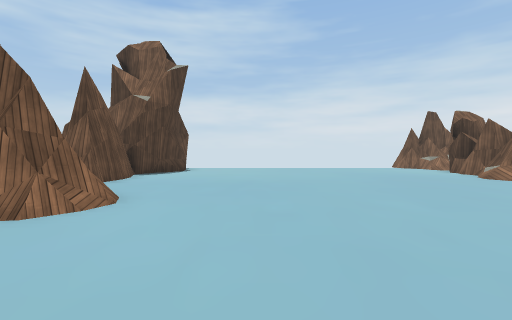
View 1 (above)

15 first-person views from a walk through a Unity game level. The camera is 1.5 m above the floor, tilts 2° down and sees 90° across. The floor is counted in squares, 1.8 m on a side. Each view is taken from the middle of a square. On the plan, view 1 faces up. The plan holds only what a view shows up to about 10 squares ahead; the rest is blank. The place goes on beyond the plan. The player character is not drawn. Some surface patterns are stand-ins.

View 2
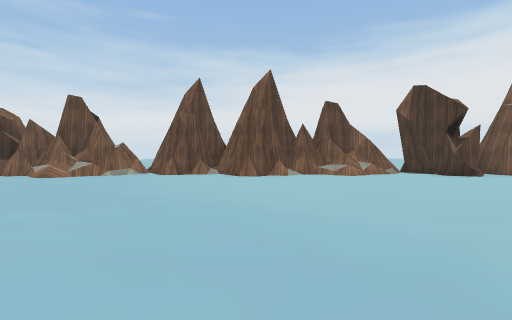

View 3
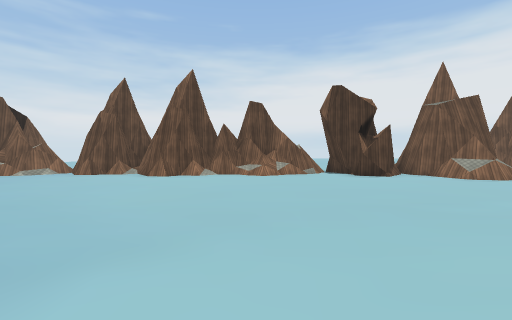

View 4
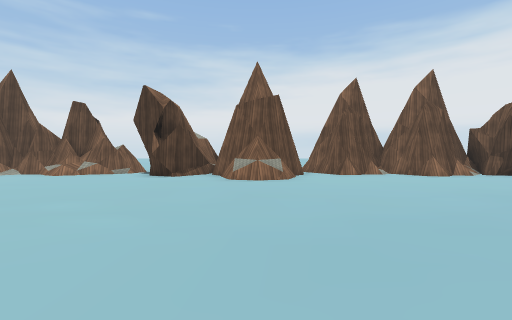

View 5
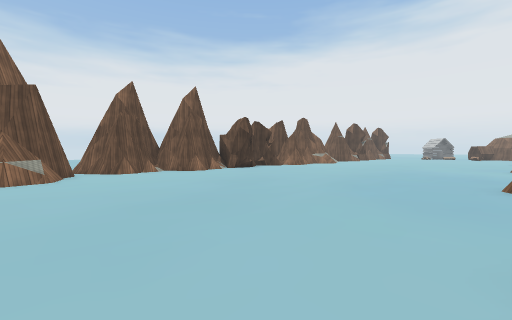

View 6
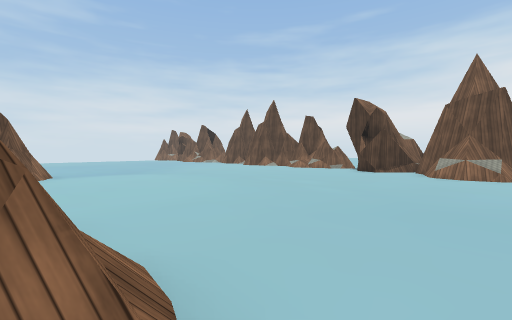

View 7
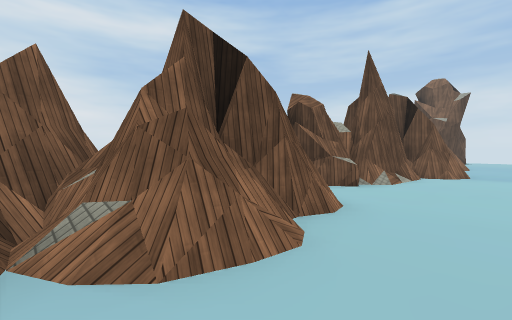

View 8
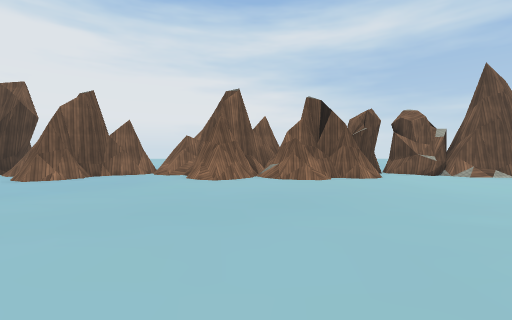

View 9
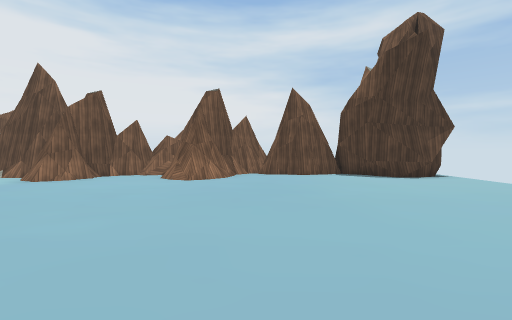

View 10
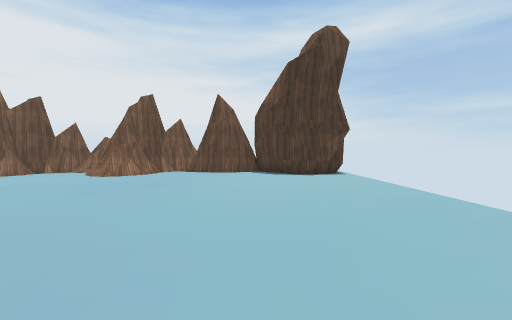

View 11
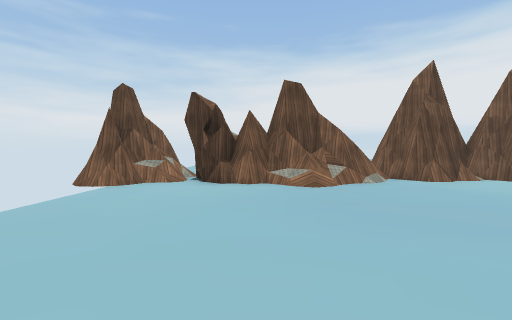

View 12
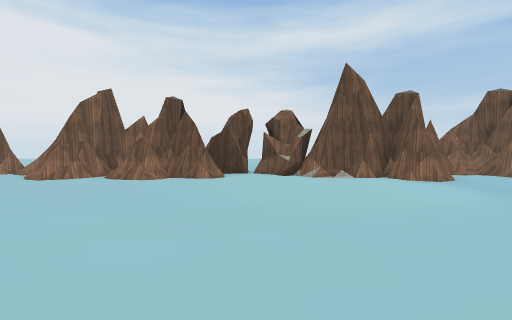

View 13
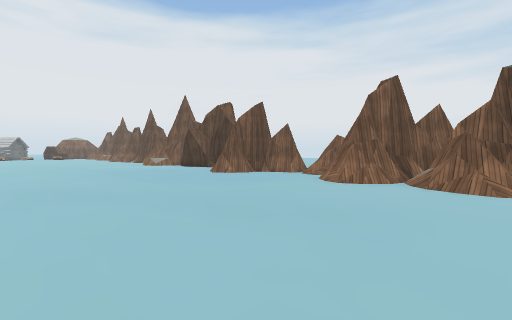

View 14
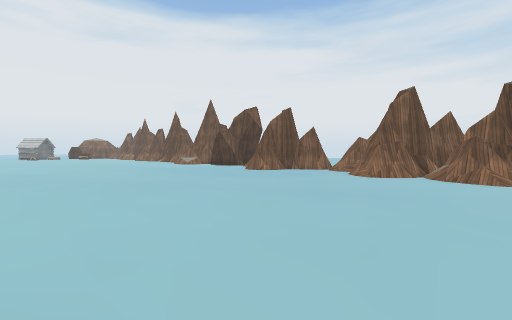

View 15
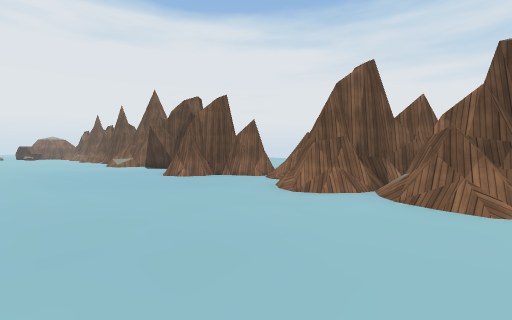

### Floor plan
Key: @ floor where view 1 was taken; # wall or solid block; x gap in a wall; . main floor; : floor 0.25 m higher than the main floor; / step, stairs or slope; = window, fence, low wall or low ledge.
Columns run from 6 left of view 1 to 10 right of it. Each row starts with its distance up from view 1.
 13              x##
 12   #...........###
 11   #............#.
 10  ##...........##
  9  #............##
  8  ##...........##
  7  ##...........##
  6  #............##
  5  ###...........##
  4  ###........../#
  3  ###........../#
  2  ##...........##
  1   ##..........##
  0   ##:.@.......##
 -1   ##...........#
 -2   ##..........##
 -3  ##...........##
 -4  ##............#
 -5  #.............#
 -6  #.=..........##
 -7  ###..........##
 -8  ###.........###
 -9 ####.........##
-10  ##..........###
-11  ###...........##
-12  ###..........##
-13  #=...........##
-14  #.............#
-15  ##...........##
-16   ##..........##
-17    #..........##

Where each view was taken, in squares from view 1:
view 1: 0 up, 0 right, facing up
view 2: 1 up, 1 left, facing right
view 3: 2 down, 1 left, facing right
view 4: 9 down, 1 left, facing right
view 5: 9 down, 2 left, facing down-right
view 6: 10 down, 3 left, facing up-right
view 7: 10 down, 1 left, facing up-left
view 8: 10 down, 5 right, facing left
view 9: 6 up, 5 right, facing left
view 10: 9 up, 6 right, facing left
view 11: 9 up, 1 right, facing right
view 12: 5 down, 5 right, facing left
view 13: 8 down, 4 right, facing down-left
view 14: 8 down, 6 right, facing down-left
view 15: 8 down, 2 right, facing down-left
